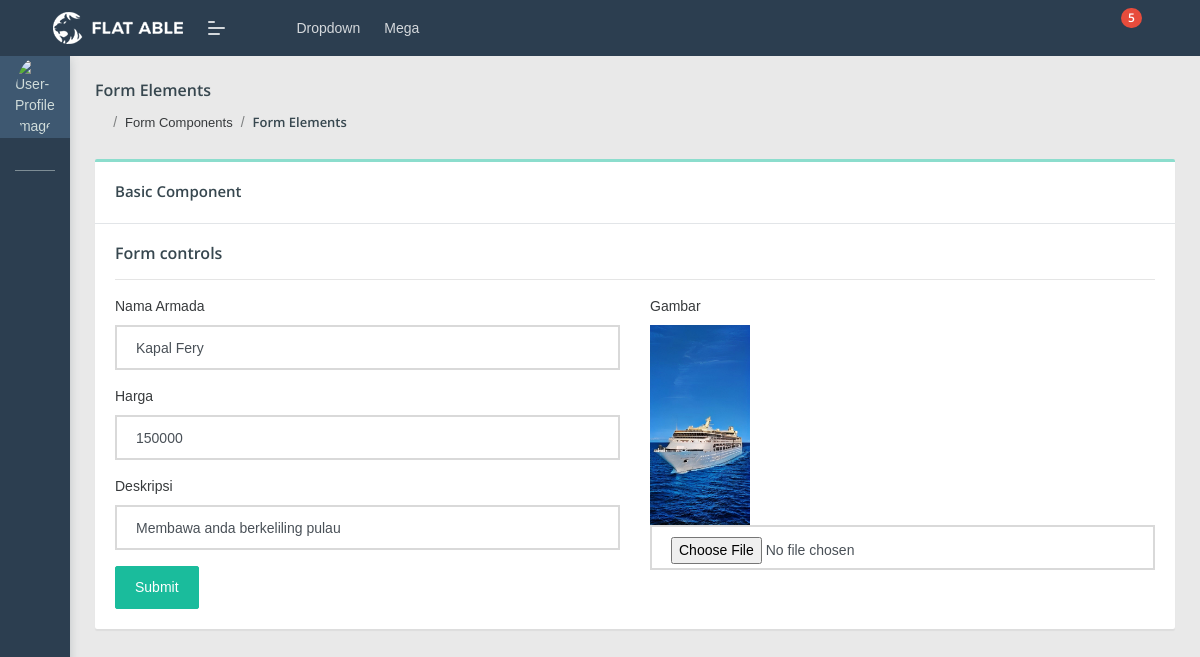
Page /admin/armada/ubah.php?id_armada=7 on the committed database.
### tables this page shows
CREATE TABLE `armada` (
  `id_armada` int(11) NOT NULL,
  `nama_armada` varchar(100) NOT NULL,
  `harga` int(11) NOT NULL,
  `deskripsi` text NOT NULL,
  `gambar_armada` varchar(255) NOT NULL
);

### admin/armada/ubah.php (the view, shortened to what this page needs)
<?php
include "../layout/header.php";
include "../layout/navbar.php";
include '../koneksi.php';
$getid = $_GET['id_armada'];
$search = mysqli_query($koneksi,"SELECT * FROM armada WHERE id_armada ='$getid'");
$item = mysqli_fetch_array($search);
?>
<section class="pcoded-main-container">
    <div class="pcoded-content">
        <div class="page-header">
            <div class="page-block">
                <div class="row align-items-center">
                    <div class="col-md-12">
                        <div class="page-header-title">
                            <h5 class="m-b-10">Form Elements</h5>
                        </div>
                        <ul class="breadcrumb">
                            <li class="breadcrumb-item"><a href="index.html"><i class="feather icon-home"></i></a></li>
                            <li class="breadcrumb-item"><a href="#!">Form Components</a></li>
                            <li class="breadcrumb-item"><a href="#!">Form Elements</a></li>
                        </ul>
                    </div>
                </div>
            </div>
        </div>
        <div class="row">
            <div class="col-sm-12">
                <div class="card">
                    <div class="card-header">
                        <h5>Basic Component</h5>
                    </div>
                    <div class="card-body">
                        <h5>Form controls</h5>
                        <hr>
                        <form action="proses_ubah.php" method="post" enctype="multipart/form-data">
                            <div class="row">
                                <div class="col-md-6">
                                    <div class="form-group">
                                        <label for="exampleInputEmail1">Nama Armada</label>
                                        <input type="text" class="form-control" name="nama_armada"
                                            placeholder="Masukan Nama Armada" value="<?php echo $item ['nama_armada'];?>">
                                    </div>
                                    <div class="form-group">
                                        <label for="exampleInputPassword1">Harga</label>
                                        <input type="text" class="form-control" name="harga"
                                            placeholder=" Masukan Harga" value="<?php echo $item ['harga'];?>">
                                    </div>
                                    <div class="form-group">
                                        <label for="exampleInputPassword1">Deskripsi</label>
                                        <input type="text" class="form-control" name="deskripsi"
                                            placeholder="Masukan Deskripsi"
                                            value="<?php echo $item ['deskripsi'];?>">
                                    </div>
                                    <button type="submit" class="btn  btn-primary" name="submit">Submit</button>
                                </div>
                                <div class="col-md-6">
                                    <div class="form-group">
                                        <label for="exampleInputPassword1">Gambar</label><br>
                                        <img src="../assets/images/armada/<?=$item ['gambar_armada']?>" width="100px">
                                        <input type="file" name="gambar_armada" class="form-control">
                                    </div>
                                </div>
                            </div>
                        </form>
                    </div>
                </div>
            </div>
</section>
<?php
include "../layout/footer.php"
?>

### rows in the picture
armada: nama_armada "Kapal Fery", harga "150000", deskripsi "Membawa anda berkeliling pulau", gambar_armada (picture)
